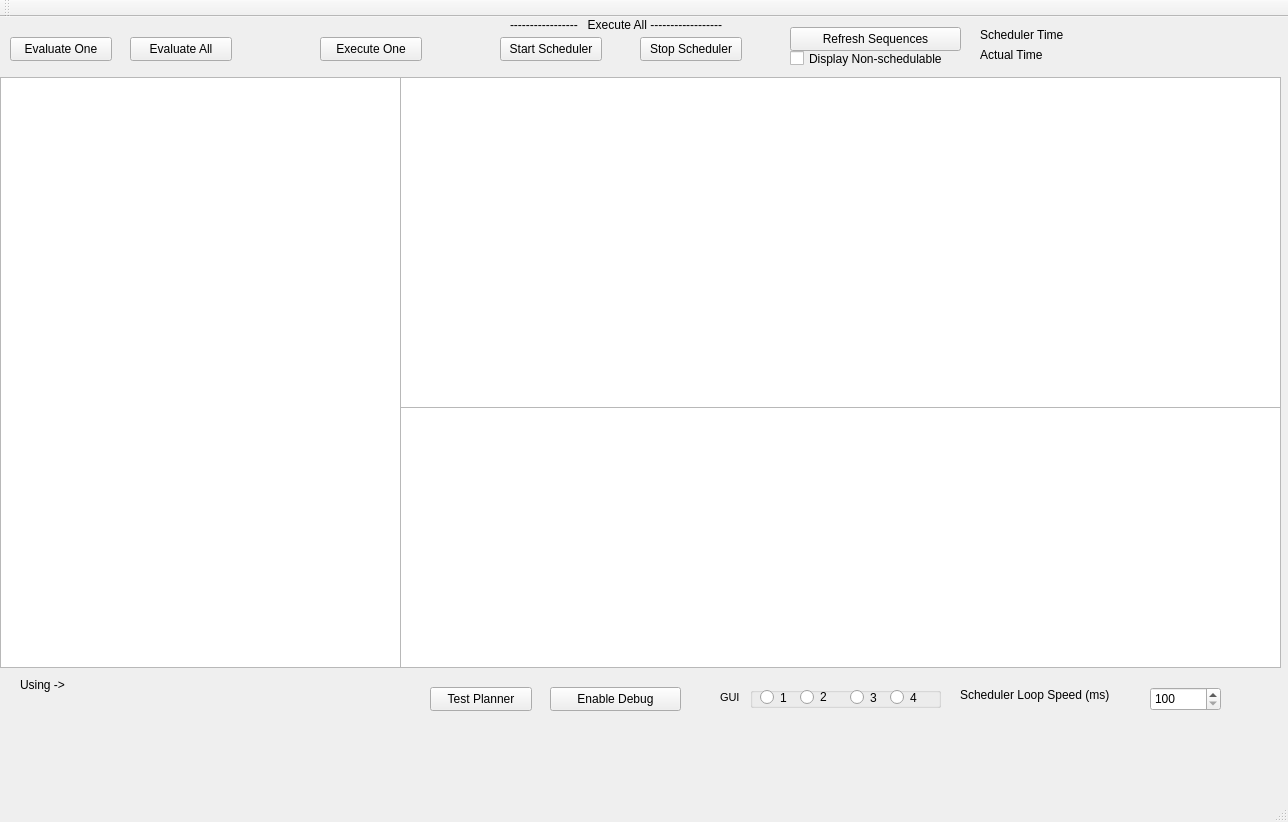
<?xml version="1.0" encoding="UTF-8"?>
<ui version="4.0">
 <class>MainWindow</class>
 <widget class="QMainWindow" name="MainWindow">
  <property name="geometry">
   <rect>
    <x>0</x>
    <y>0</y>
    <width>1288</width>
    <height>822</height>
   </rect>
  </property>
  <property name="windowTitle">
   <string>Care-O-Bot Scheduler</string>
  </property>
  <widget class="QWidget" name="centralWidget">
   <widget class="QTableWidget" name="sequenceTableWidget">
    <property name="geometry">
     <rect>
      <x>0</x>
      <y>60</y>
      <width>401</width>
      <height>591</height>
     </rect>
    </property>
    <property name="sizePolicy">
     <sizepolicy hsizetype="Expanding" vsizetype="Expanding">
      <horstretch>0</horstretch>
      <verstretch>0</verstretch>
     </sizepolicy>
    </property>
    <property name="editTriggers">
     <set>QAbstractItemView::NoEditTriggers</set>
    </property>
    <property name="dragDropOverwriteMode">
     <bool>false</bool>
    </property>
    <property name="alternatingRowColors">
     <bool>true</bool>
    </property>
    <property name="selectionMode">
     <enum>QAbstractItemView::SingleSelection</enum>
    </property>
    <property name="selectionBehavior">
     <enum>QAbstractItemView::SelectRows</enum>
    </property>
    <property name="horizontalScrollMode">
     <enum>QAbstractItemView::ScrollPerPixel</enum>
    </property>
   </widget>
   <widget class="QPushButton" name="evaluatePushButton">
    <property name="geometry">
     <rect>
      <x>10</x>
      <y>20</y>
      <width>102</width>
      <height>24</height>
     </rect>
    </property>
    <property name="text">
     <string>Evaluate One</string>
    </property>
   </widget>
   <widget class="QPushButton" name="evaluateAllPushButton">
    <property name="geometry">
     <rect>
      <x>130</x>
      <y>20</y>
      <width>102</width>
      <height>24</height>
     </rect>
    </property>
    <property name="text">
     <string>Evaluate All</string>
    </property>
   </widget>
   <widget class="QLabel" name="userlabel">
    <property name="geometry">
     <rect>
      <x>410</x>
      <y>630</y>
      <width>531</width>
      <height>16</height>
     </rect>
    </property>
    <property name="text">
     <string/>
    </property>
   </widget>
   <widget class="QTableWidget" name="SQLtableWidget">
    <property name="geometry">
     <rect>
      <x>400</x>
      <y>60</y>
      <width>881</width>
      <height>331</height>
     </rect>
    </property>
    <property name="autoScrollMargin">
     <number>15</number>
    </property>
    <property name="horizontalScrollMode">
     <enum>QAbstractItemView::ScrollPerPixel</enum>
    </property>
    <property name="columnCount">
     <number>0</number>
    </property>
   </widget>
   <widget class="QPushButton" name="executePushButton">
    <property name="geometry">
     <rect>
      <x>320</x>
      <y>20</y>
      <width>102</width>
      <height>24</height>
     </rect>
    </property>
    <property name="text">
     <string>Execute One</string>
    </property>
   </widget>
   <widget class="QPushButton" name="startSchedulerPushButton">
    <property name="geometry">
     <rect>
      <x>500</x>
      <y>20</y>
      <width>102</width>
      <height>24</height>
     </rect>
    </property>
    <property name="text">
     <string>Start Scheduler</string>
    </property>
   </widget>
   <widget class="QPushButton" name="stopSchedulerPushButton">
    <property name="geometry">
     <rect>
      <x>640</x>
      <y>20</y>
      <width>102</width>
      <height>24</height>
     </rect>
    </property>
    <property name="text">
     <string>Stop Scheduler</string>
    </property>
   </widget>
   <widget class="QLabel" name="label">
    <property name="geometry">
     <rect>
      <x>510</x>
      <y>0</y>
      <width>221</width>
      <height>16</height>
     </rect>
    </property>
    <property name="text">
     <string>-----------------   Execute All ------------------</string>
    </property>
   </widget>
   <widget class="QTableWidget" name="logTableWidget">
    <property name="geometry">
     <rect>
      <x>400</x>
      <y>390</y>
      <width>881</width>
      <height>261</height>
     </rect>
    </property>
    <property name="horizontalScrollMode">
     <enum>QAbstractItemView::ScrollPerPixel</enum>
    </property>
    <property name="columnCount">
     <number>0</number>
    </property>
   </widget>
   <widget class="QPushButton" name="COBTestPushButton">
    <property name="geometry">
     <rect>
      <x>790</x>
      <y>10</y>
      <width>171</width>
      <height>24</height>
     </rect>
    </property>
    <property name="text">
     <string>Refresh Sequences</string>
    </property>
   </widget>
   <widget class="QLabel" name="userlabel_2">
    <property name="geometry">
     <rect>
      <x>980</x>
      <y>10</y>
      <width>101</width>
      <height>16</height>
     </rect>
    </property>
    <property name="text">
     <string>Scheduler Time</string>
    </property>
   </widget>
   <widget class="QLabel" name="userlabel_3">
    <property name="geometry">
     <rect>
      <x>980</x>
      <y>30</y>
      <width>91</width>
      <height>16</height>
     </rect>
    </property>
    <property name="text">
     <string>Actual Time</string>
    </property>
   </widget>
   <widget class="QLabel" name="schedulerTime">
    <property name="geometry">
     <rect>
      <x>1090</x>
      <y>10</y>
      <width>101</width>
      <height>16</height>
     </rect>
    </property>
    <property name="text">
     <string/>
    </property>
   </widget>
   <widget class="QLabel" name="actualTime">
    <property name="geometry">
     <rect>
      <x>1090</x>
      <y>30</y>
      <width>101</width>
      <height>16</height>
     </rect>
    </property>
    <property name="text">
     <string/>
    </property>
   </widget>
   <widget class="QCheckBox" name="showNonSchedcheckBox">
    <property name="geometry">
     <rect>
      <x>790</x>
      <y>30</y>
      <width>171</width>
      <height>23</height>
     </rect>
    </property>
    <property name="text">
     <string>Display Non-schedulable </string>
    </property>
   </widget>
   <widget class="QPushButton" name="testPlannerPushButton">
    <property name="geometry">
     <rect>
      <x>430</x>
      <y>670</y>
      <width>102</width>
      <height>24</height>
     </rect>
    </property>
    <property name="text">
     <string>Test Planner</string>
    </property>
   </widget>
   <widget class="QPushButton" name="enableDebugPushButton">
    <property name="geometry">
     <rect>
      <x>550</x>
      <y>670</y>
      <width>131</width>
      <height>24</height>
     </rect>
    </property>
    <property name="text">
     <string>Enable Debug</string>
    </property>
    <property name="checkable">
     <bool>true</bool>
    </property>
   </widget>
   <widget class="QLabel" name="label_2">
    <property name="geometry">
     <rect>
      <x>720</x>
      <y>670</y>
      <width>31</width>
      <height>21</height>
     </rect>
    </property>
    <property name="font">
     <font>
      <pointsize>8</pointsize>
     </font>
    </property>
    <property name="text">
     <string>GUI</string>
    </property>
   </widget>
   <widget class="QGroupBox" name="GUIgroupBox">
    <property name="geometry">
     <rect>
      <x>750</x>
      <y>670</y>
      <width>191</width>
      <height>21</height>
     </rect>
    </property>
    <property name="title">
     <string/>
    </property>
    <widget class="QRadioButton" name="GUIradioButton1">
     <property name="geometry">
      <rect>
       <x>10</x>
       <y>0</y>
       <width>41</width>
       <height>21</height>
      </rect>
     </property>
     <property name="text">
      <string>1</string>
     </property>
    </widget>
    <widget class="QRadioButton" name="GUIradioButton2">
     <property name="geometry">
      <rect>
       <x>50</x>
       <y>0</y>
       <width>41</width>
       <height>20</height>
      </rect>
     </property>
     <property name="text">
      <string>2</string>
     </property>
    </widget>
    <widget class="QRadioButton" name="GUIradioButton3">
     <property name="geometry">
      <rect>
       <x>100</x>
       <y>0</y>
       <width>41</width>
       <height>21</height>
      </rect>
     </property>
     <property name="text">
      <string>3</string>
     </property>
    </widget>
    <widget class="QRadioButton" name="GUIradioButton4">
     <property name="geometry">
      <rect>
       <x>140</x>
       <y>0</y>
       <width>41</width>
       <height>21</height>
      </rect>
     </property>
     <property name="text">
      <string>4</string>
     </property>
    </widget>
   </widget>
   <widget class="QSpinBox" name="speedSpinBox">
    <property name="geometry">
     <rect>
      <x>1150</x>
      <y>670</y>
      <width>71</width>
      <height>24</height>
     </rect>
    </property>
    <property name="minimum">
     <number>100</number>
    </property>
    <property name="maximum">
     <number>3001</number>
    </property>
    <property name="singleStep">
     <number>50</number>
    </property>
   </widget>
   <widget class="QLabel" name="label_3">
    <property name="geometry">
     <rect>
      <x>960</x>
      <y>670</y>
      <width>181</width>
      <height>16</height>
     </rect>
    </property>
    <property name="text">
     <string>Scheduler Loop Speed (ms)</string>
    </property>
   </widget>
   <widget class="QLabel" name="label_4">
    <property name="geometry">
     <rect>
      <x>20</x>
      <y>660</y>
      <width>61</width>
      <height>16</height>
     </rect>
    </property>
    <property name="text">
     <string>Using -&gt; </string>
    </property>
   </widget>
   <widget class="QLabel" name="sceanrioLabel">
    <property name="geometry">
     <rect>
      <x>80</x>
      <y>660</y>
      <width>221</width>
      <height>16</height>
     </rect>
    </property>
    <property name="text">
     <string/>
    </property>
   </widget>
  </widget>
  <widget class="QToolBar" name="mainToolBar">
   <attribute name="toolBarArea">
    <enum>TopToolBarArea</enum>
   </attribute>
   <attribute name="toolBarBreak">
    <bool>false</bool>
   </attribute>
  </widget>
  <widget class="QStatusBar" name="statusBar"/>
 </widget>
 <layoutdefault spacing="6" margin="11"/>
 <resources/>
 <connections/>
</ui>
